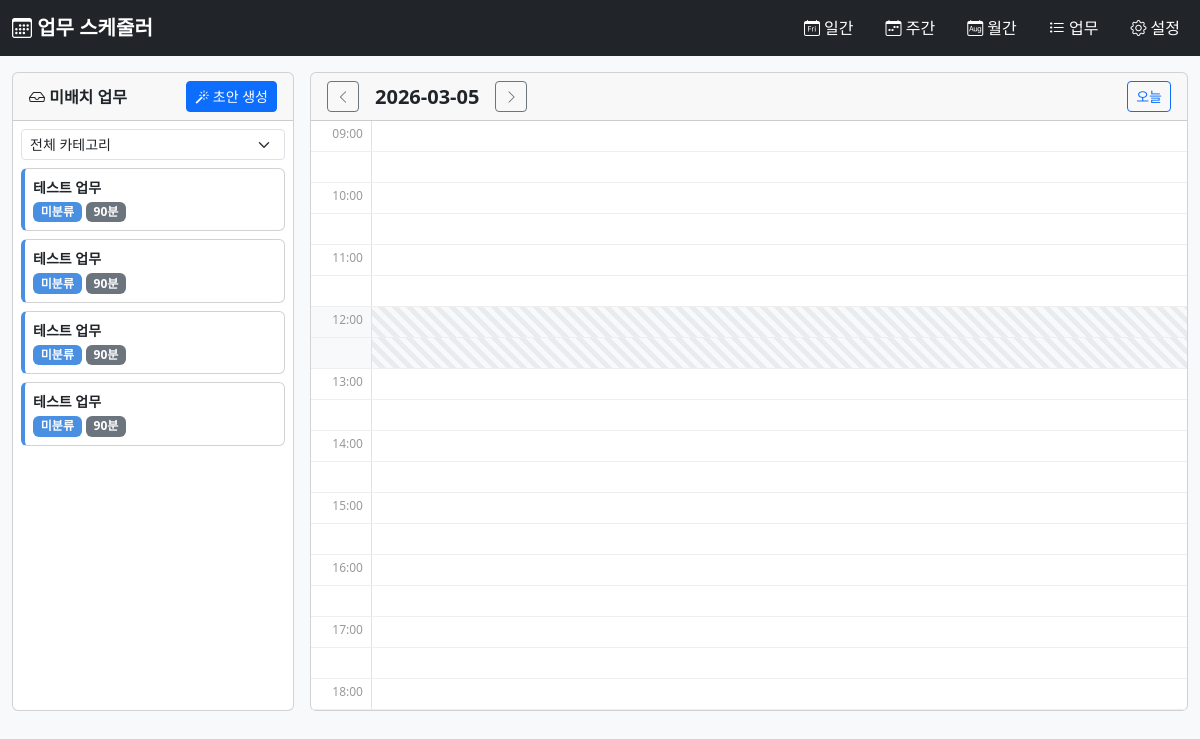
Page /schedule/ on the committed database.
### tables this page shows
CREATE TABLE tasks (
    id INTEGER PRIMARY KEY AUTOINCREMENT,
    title TEXT NOT NULL,
    description TEXT,
    category_id INTEGER REFERENCES categories(id),
    priority TEXT NOT NULL DEFAULT 'medium' CHECK(priority IN ('low', 'medium', 'high', 'urgent')),
    estimated_minutes INTEGER NOT NULL DEFAULT 60,
    status TEXT NOT NULL DEFAULT 'pending' CHECK(status IN ('pending', 'in_progress', 'completed', 'cancelled')),
    due_date DATE,
    created_by INTEGER REFERENCES users(id),
    created_at TIMESTAMP DEFAULT CURRENT_TIMESTAMP,
    updated_at TIMESTAMP DEFAULT CURRENT_TIMESTAMP
);

### app/blueprints/schedule/routes.py (the view)
@schedule_bp.route('/')
def day_view():
    date_str = request.args.get('date', date.today().strftime('%Y-%m-%d'))
    category_id = request.args.get('category_id', type=int)
    current_date = datetime.strptime(date_str, '%Y-%m-%d').date()
    prev_date = (current_date - timedelta(days=1)).strftime('%Y-%m-%d')
    next_date = (current_date + timedelta(days=1)).strftime('%Y-%m-%d')
    blocks = schedule_repo.get_blocks_for_date(date_str)
    unscheduled = task_repo.get_unscheduled_tasks(category_id=category_id)
    categories = category_repo.get_all_categories()
    work_hours = settings_repo.get_work_hours()
    return render_template('schedule/day.html',
                           blocks=blocks, unscheduled=unscheduled,
                           categories=categories, work_hours=work_hours,
                           current_date=date_str, prev_date=prev_date,
                           next_date=next_date, selected_category=category_id)

### app/db.py (called while the page is built)
def get_db():
    if 'db' not in g:
        g.db = sqlite3.connect(
            current_app.config['DATABASE'],
            detect_types=sqlite3.PARSE_DECLTYPES
        )
        g.db.row_factory = sqlite3.Row
    return g.db

### app/repositories/category_repo.py (called while the page is built)
def get_all_categories():
    db = get_db()
    return db.execute(
        'SELECT id, name, color FROM categories ORDER BY name'
    ).fetchall()

### app/repositories/schedule_repo.py (called while the page is built)
def get_blocks_for_date(date_str):
    db = get_db()
    return db.execute('''
        SELECT sb.id, sb.task_id, sb.assigned_date, sb.start_time, sb.end_time,
               sb.is_draft, t.title, t.priority, t.status,
               c.name as category_name, c.color as category_color
        FROM schedule_blocks sb
        JOIN tasks t ON sb.task_id = t.id
        LEFT JOIN categories c ON t.category_id = c.id
        WHERE sb.assigned_date = ?
        ORDER BY sb.start_time
    ''', (date_str,)).fetchall()

### app/repositories/task_repo.py (called while the page is built)
def get_unscheduled_tasks(category_id=None):
    db = get_db()
    query = '''
        SELECT t.id, t.title, t.category_id, t.priority, t.estimated_minutes,
               t.status, t.due_date, c.name as category_name, c.color as category_color,
               GROUP_CONCAT(u.name, ', ') as assignees
        FROM tasks t
        LEFT JOIN categories c ON t.category_id = c.id
        LEFT JOIN task_assignees ta ON t.id = ta.task_id
        LEFT JOIN users u ON ta.user_id = u.id
        WHERE t.status NOT IN ('completed', 'cancelled')
        AND t.id NOT IN (
            SELECT DISTINCT task_id FROM schedule_blocks WHERE is_draft = 0
        )
    '''
    params = []
    if category_id:
        query += ' AND t.category_id = ?'
        params.append(category_id)
    query += ' GROUP BY t.id ORDER BY t.priority DESC, t.due_date ASC'
    return db.execute(query, params).fetchall()

### app/templates/schedule/day.html (shortened to what this page needs)
{% extends 'base.html' %}
{% block content %}
{% set has_draft = blocks | selectattr('is_draft', 'equalto', 1) | list | length > 0 %}
<div class="row g-3">
    <div class="col-lg-3">
        <div class="card h-100">
            <div class="card-header d-flex justify-content-between align-items-center">
                <span class="fw-semibold"><i class="bi bi-inbox"></i> 미배치 업무</span>
                <button class="btn btn-primary btn-sm" data-bs-toggle="modal" data-bs-target="#draftModal">
                    <i class="bi bi-magic"></i> 초안 생성
                </button>
            </div>
            <div class="card-body p-2">
                <form method="get" class="mb-2">
                    <select name="category_id" class="form-select form-select-sm" onchange="this.form.submit()">
                        <option value="">전체 카테고리</option>
                    </select>
                </form>
                <div id="unscheduled-list" class="d-flex flex-column gap-2">
                    {% for task in unscheduled %}
                    <div class="task-item card p-2"
                         data-task-id="{{ task['id'] }}"
                         data-estimated="{{ task['estimated_minutes'] }}"
                         style="border-left: 4px solid {{ task['category_color'] or '#4A90E2' }};">
                        <div class="fw-semibold text-truncate small">{{ task['title'] }}</div>
                        <div class="d-flex gap-1 flex-wrap mt-1">
                            <span class="badge" style="background:{{ task['category_color'] or '#4A90E2' }}">{{ task['category_name'] or '미분류' }}</span>
                            <span class="badge bg-secondary">{{ task['estimated_minutes'] }}분</span>
                        </div>
                    </div>
                    {% else %}
                    <div class="text-muted text-center py-3 small">미배치 업무 없음</div>
                    {% endfor %}
                </div>
            </div>
        </div>
    </div>
    <div class="col-lg-9">
        <div class="card">
            <div class="card-header d-flex align-items-center gap-3">
                <a href="{{ url_for('schedule.day_view', date=prev_date) }}" class="btn btn-outline-secondary btn-sm"><i class="bi bi-chevron-left"></i></a>
                <span class="fw-bold fs-5">{{ current_date }}</span>
                <a href="{{ url_for('schedule.day_view', date=next_date) }}" class="btn btn-outline-secondary btn-sm"><i class="bi bi-chevron-right"></i></a>
                <a href="{{ url_for('schedule.day_view') }}" class="btn btn-outline-primary btn-sm ms-auto">오늘</a>
            </div>
            <div class="card-body p-0 timeline-container">
                {% set work_start_h = work_hours.work_start.split(':')[0] | int %}
                {% set work_start_m = work_hours.work_start.split(':')[1] | int %}
                {% set work_end_h = work_hours.work_end.split(':')[0] | int %}
                {% set lunch_start_h = work_hours.lunch_start.split(':')[0] | int %}
                {% set lunch_start_m = work_hours.lunch_start.split(':')[1] | int %}
                {% set lunch_end_h = work_hours.lunch_end.split(':')[0] | int %}
                {% set lunch_end_m = work_hours.lunch_end.split(':')[1] | int %}
                {% for h in range(work_start_h, work_end_h + 1) %}
                {% for m in [0, 30] %}
                {% if h < work_end_h or m == 0 %}
                {% set time_str = '%02d:%02d' | format(h, m) %}
                {% set is_lunch = (h > lunch_start_h or (h == lunch_start_h and m >= lunch_start_m)) and (h < lunch_end_h or (h == lunch_end_h and m < lunch_end_m)) %}
                <div class="time-slot {% if is_lunch %}lunch-slot{% endif %}"
                     data-time="{{ time_str }}" data-date="{{ current_date }}">
                    <div class="time-label">{% if m == 0 %}{{ time_str }}{% endif %}</div>
                    <div class="time-slot-content drop-target" data-time="{{ time_str }}" data-date="{{ current_date }}">
                    </div>
                </div>
                {% endif %}
                {% endfor %}
                {% endfor %}
            </div>
        </div>
    </div>
</div>
{% endblock %}

### app/static/css/style.css (style rules this page uses)
.timeline-container { overflow-y: auto; max-height: calc(100vh - 200px); position: relative; }
.time-slot { display: grid; grid-template-columns: 60px 1fr; min-height: 30px; border-bottom: 1px solid #eee; }
.time-label { font-size: 0.75rem; color: #999; padding: 4px; text-align: right; padding-right: 8px; white-space: nowrap; }
.time-slot-content { position: relative; border-left: 1px solid #dee2e6; min-height: 30px; }
.lunch-slot { background-color: #f8f9fa; }
.lunch-slot .time-slot-content { background: repeating-linear-gradient( 45deg, #f8f9fa, #f8f9fa 5px, #e9ecef 5px, #e9ecef 10px ); }
.task-item { cursor: grab; transition: transform 0.15s, box-shadow 0.15s; user-select: none; }

### rows in the picture
tasks: title "테스트 업무", task "미분류", estimated_minutes "90"
tasks: title "테스트 업무", task "미분류", estimated_minutes "90"
tasks: title "테스트 업무", task "미분류", estimated_minutes "90"
tasks: title "테스트 업무", task "미분류", estimated_minutes "90"

### other values in the picture
{{ current_date }} "2026-03-05"
{{ time_str }} "09:00" "10:00" "11:00" "12:00" "13:00" "14:00" "15:00" "16:00" "17:00" "18:00"
